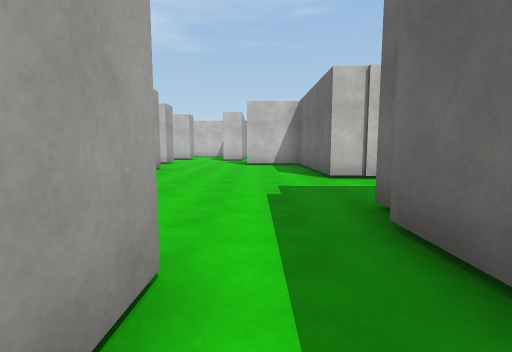
View 1 (above)

24 first-person views from a walk through a scene from a Unity 3-D project. The camera is 1.5 m above the floor, tilts 6° down and sees 85° across. The floor is counted in squares, 2 m on a side. Each view is taken from the middle of a square. On the plan, view 1 faces up. The plan holds only what a view shows up to about 10 squares ahead; the rest is blank. The place goes on beyond the plan. The player is left out. Surface patterns are stand-ins for the level's own textures.

View 2
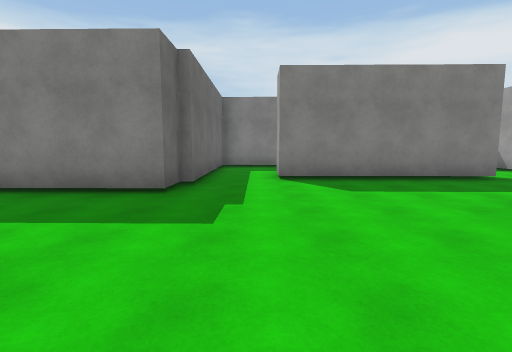

View 3
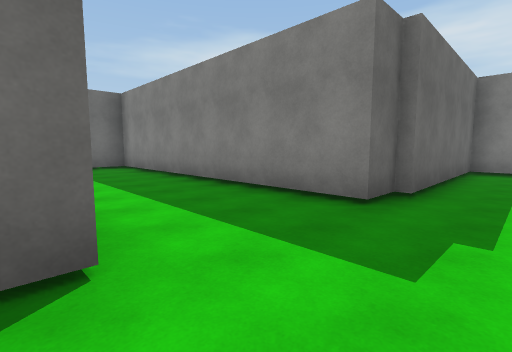

View 4
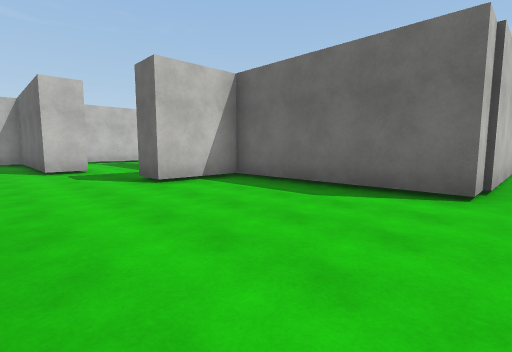

View 5
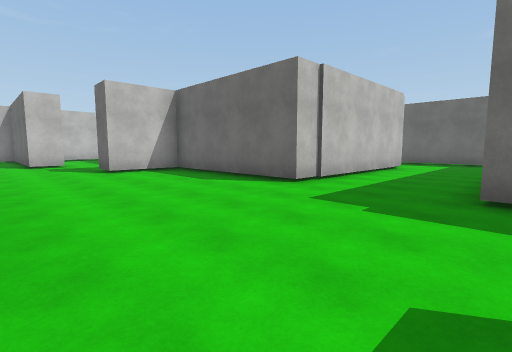

View 6
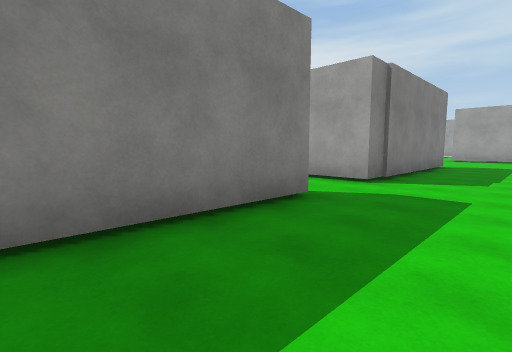

View 7
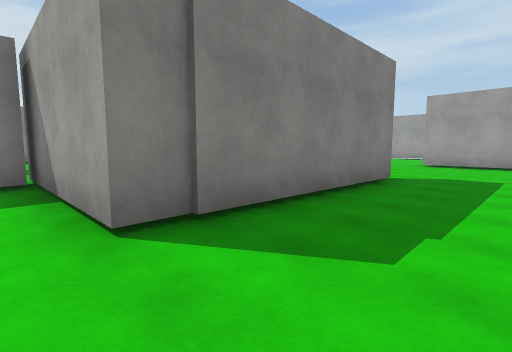

View 8
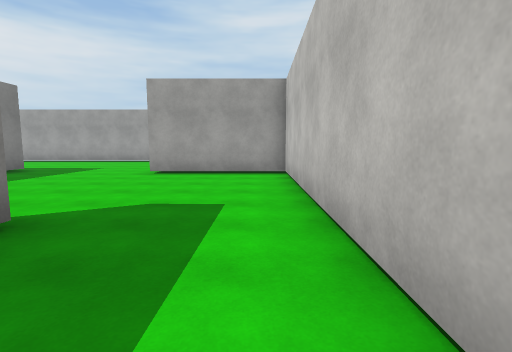

View 9
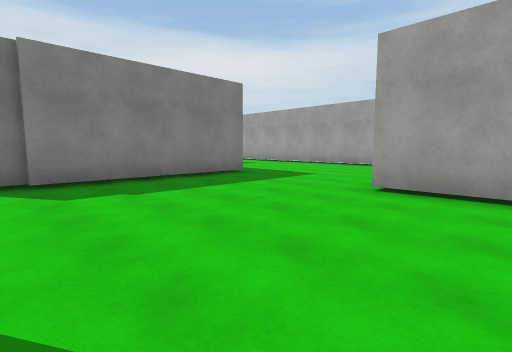

View 10
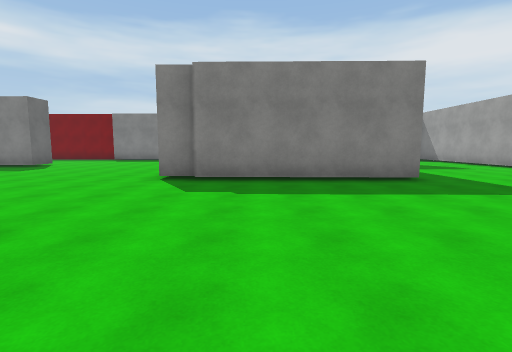

View 11
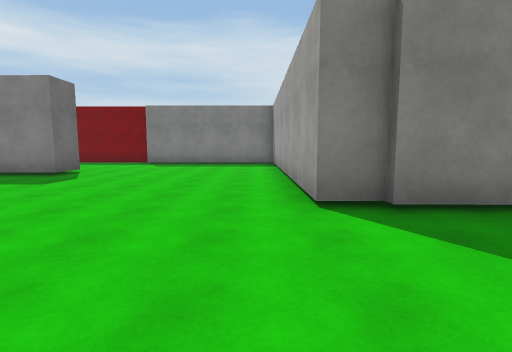

View 12
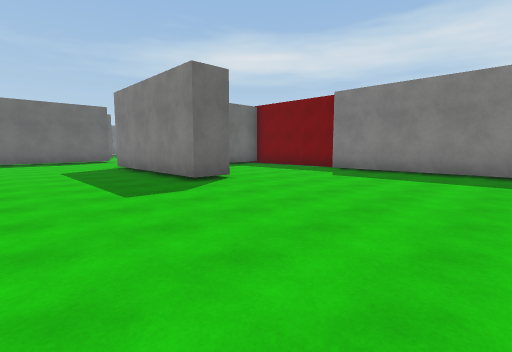

View 13
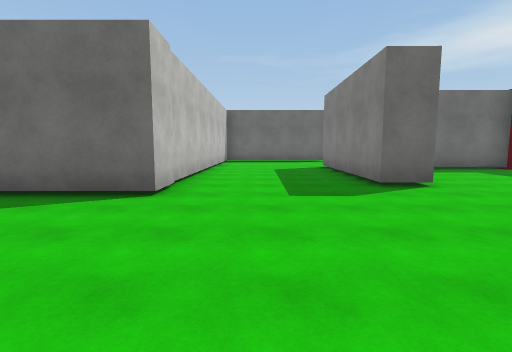

View 14
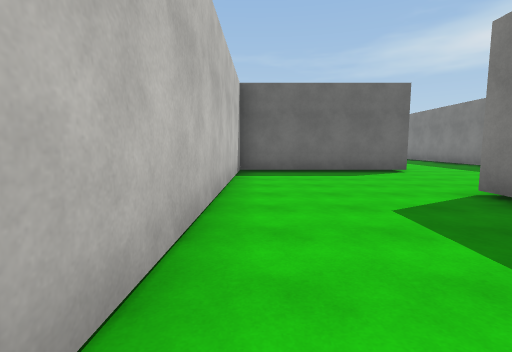

View 15
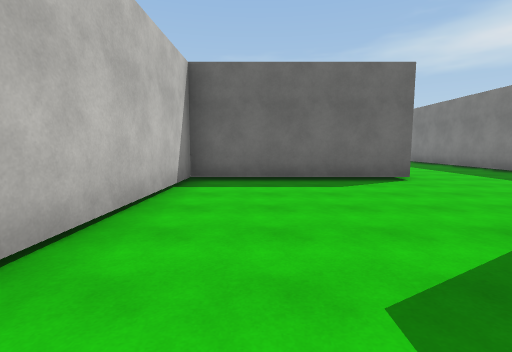

View 16
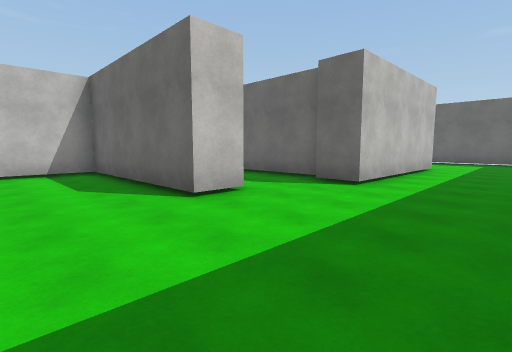

View 17
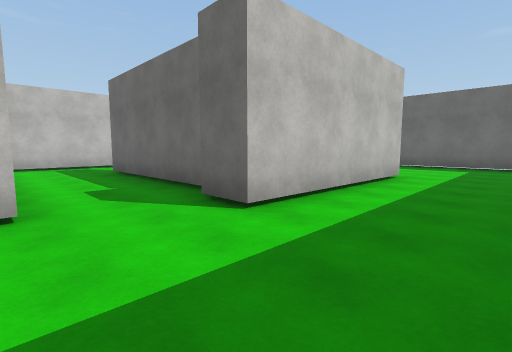

View 18
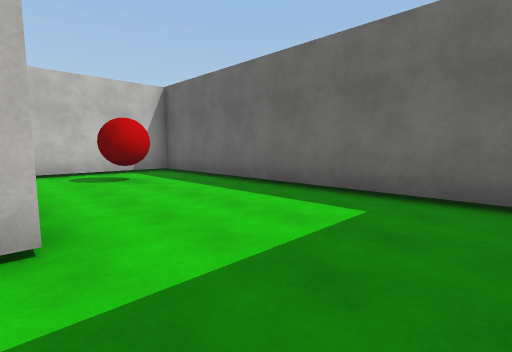

View 19
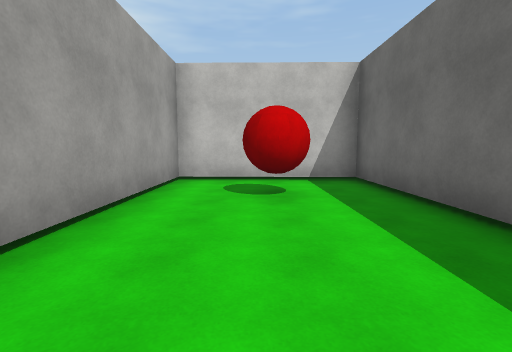

View 20
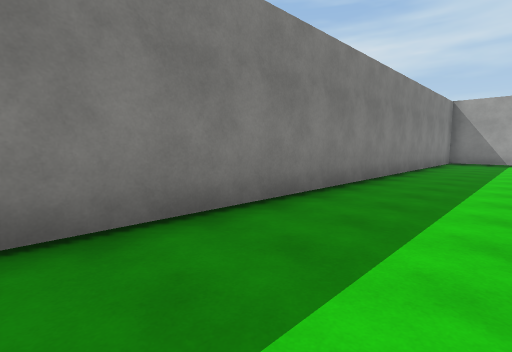

View 21
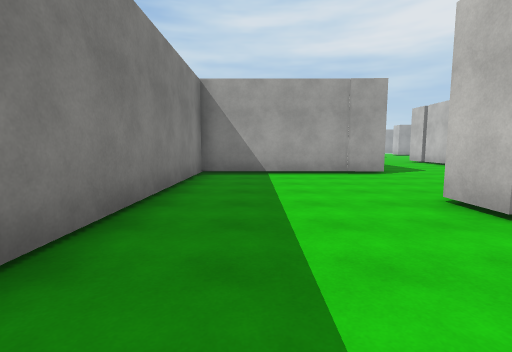

View 22
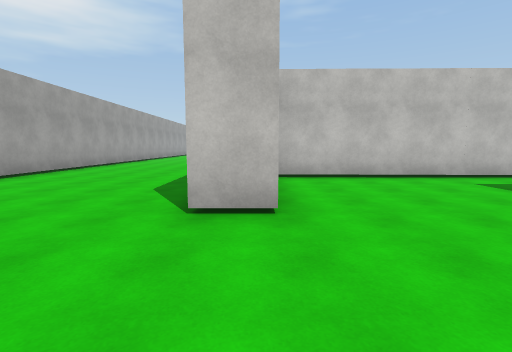

View 23
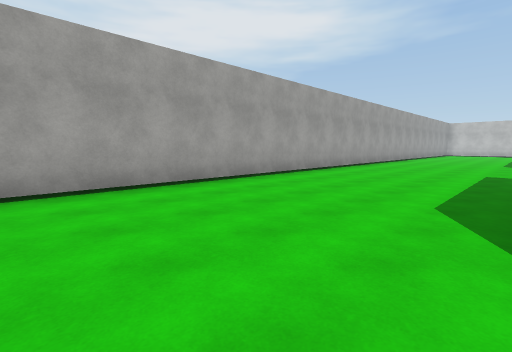

View 24
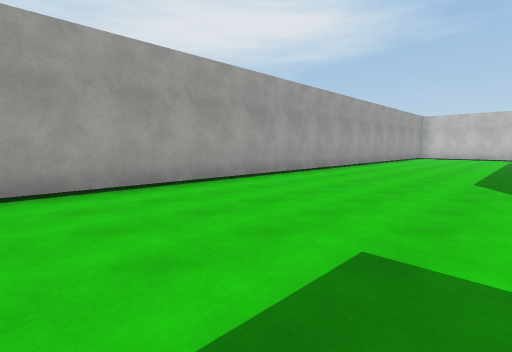

### Floor plan
Points are (right, up) in squares from view 1. A wall is a line through its corners. A room is listed if a view was taken in it or the views show most of it. See-through windows are left out.
Room 1 (view 1)
walls: (0.3, -2.5) (1.2, -2.5) (1.2, 0.4); (-7.7, -2.4) (-7.2, -2.4); (-7.8, 0.4) (-7.8, -3.5)
ways out: opening at (-6.5, 1) to room 2; opening at (0.5, 1) to room 2
Room 2 (views 2, 3, 4, 5, 6, 7, 8, 9, 10, 11, 12, 13, 14, 15, 16, 17, 18, 19, 20, 21, 22, 23, 24)
walls: (-5.6, 1.6) (-0.5, 1.5) (-0.6, 0.6); (-13.6, 1.7) (-7.8, 1.6) (-7.8, 0.4); (-11.7, 4.7) (-18.8, 4.8) (-18.8, 1) (-19.9, 1); (-14.8, -3.5) (-13.8, -3.5) (-13.8, -10.1); (-7.7, -8.4) (-7.7, -7.4) (-2.8, -7.5) (-2.8, -12.5) (11, -12.5); (1.2, 0.4) (1.2, 2.6); (1.7, 2.4) (1.7, 3.6); (1.4, 3.5) (10.2, 3.3) (10.2, 4.4); (-19.7, -3.2) (-14.6, -3.3); (-3.2, 9.6) (-3.2, 9); (-12.8, -12.5) (-8.1, -12.5); (2.2, -8.5) (1.2, -8.5) (1.2, -3.5) (-8.8, -3.4) (-8.8, -1); (-3.8, -13.4) (-3.8, -10.9); (5.4, -1.1) (2.7, -1.1); (4.8, -8.4) (4.8, -3.4); (-0.8, 15) (-1.7, 15); (7.6, 6.4) (1.7, 6.5) (1.7, 11.5) (-0.4, 11.5) (-0.3, 12.6); (9.3, -9.7) (4.3, -9.6) (4.3, -8.5); (-25, 15.2) (-25, -0.9); (13.2, -11.9) (13.2, -3.7) (9.2, -3.7) (9.2, -8.2)
ways out: opening at (-6.5, 1) to room 1; opening at (0.5, 1) to room 1; opening at (-2.5, 16.5); opening at (0.5, 16.5); opening at (5, -2.5)
objects: red ball (11, -6)

Positions as (right, up) in squares from view 1, and headings:
1: (0, 0), facing up
2: (0, 8), facing down
3: (0, 7), facing down-right
4: (-3, 6), facing up-right
5: (-3, 3), facing up-right
6: (-2, 4), facing down-left
7: (-7, 4), facing down-left
8: (-11, 4), facing left
9: (-14, 3), facing down-left
10: (-16, 3), facing down
11: (-13, 0), facing down
12: (-13, -4), facing down-right
13: (-13, -5), facing right
14: (-7, -4), facing right
15: (-5, -5), facing right
16: (-1, -12), facing up-right
17: (2, -12), facing up-right
18: (9, -12), facing up-right
19: (11, -10), facing up
20: (11, -10), facing down-left
21: (5, -11), facing left
22: (-19, -2), facing up
23: (-20, -1), facing up-left
24: (-20, 6), facing up-left
